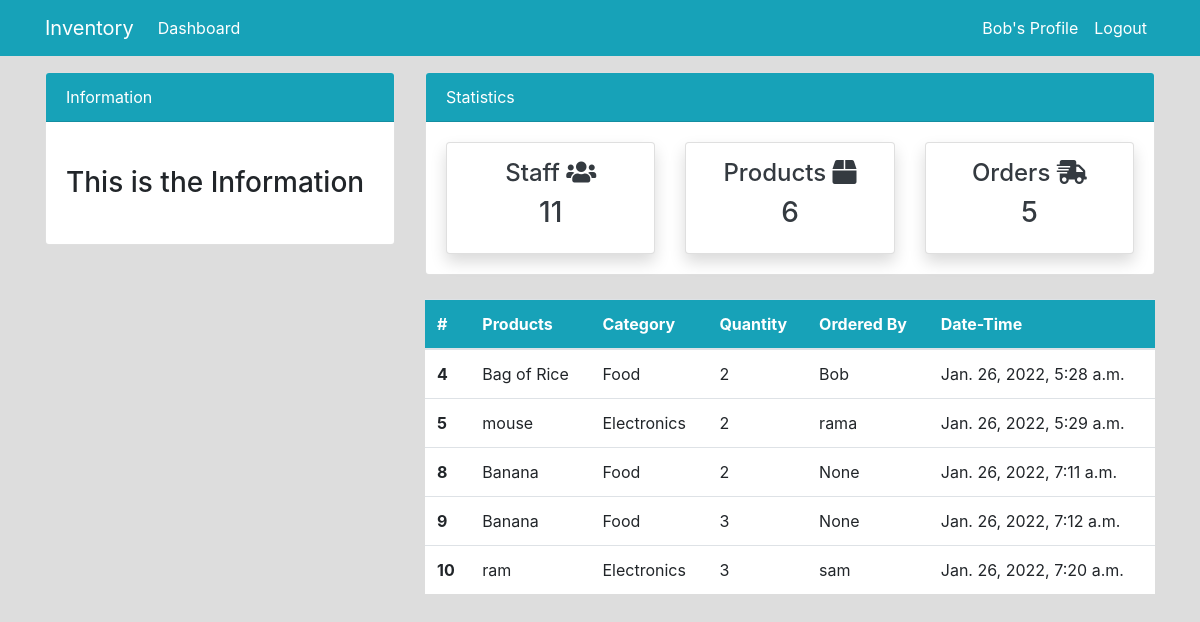
The page /order/ (signed in) on the database its author committed.
### dashboard/models.py (models this page shows, shortened)
class Order(models.Model):
       product=models.ForeignKey(Product,on_delete=models.CASCADE, null=True)
       staff=models.ForeignKey(User,models.CASCADE,null=True)
       order_quantity=models.PositiveIntegerField(null=True)
       date=models.DateTimeField(auto_now_add=True)

class Product(models.Model):
       name=models.CharField(max_length=100,null=True)
       category=models.CharField(max_length=20,choices=CATEGORY, null=True)
       quantity=models.PositiveIntegerField(null=True)
       class Meta:
              verbose_name_plural='Product'
       def __str__(self):
              return f'{self.name}'

### dashboard/views.py (the view)
# urls.py: path('order/',views.order, name="dashboard-order"),
@login_required
def order(request):
       orders=Order.objects.all()
       workers_count=User.objects.all().count()
       item_count=Product.objects.all().count()
       order_count=Order.objects.all().count()
       context={
              'orders':orders,
              'order_count':order_count,
              'workers_count':workers_count,
              'item_count':item_count
       }
       return render(request,"dashboard/order.html",context)

### templates/dashboard/order.html (shortened to what this page needs)
{% extends 'partials/base.html' %}
{% block content %}
{% include 'partials/topnav.html' %}
<div class="container">
       <div class="row my-4">
         <div class="col-md-4"></div>
       <div class="col-md-8">
   <table class="table bg-white">
     <thead class="bg-info">
       <tr class="text-white">
         <th scope="col">#</th>
         <th scope="col">Products</th>
         <th scope="col">Category</th>
         <th scope="col">Quantity</th>
         <th scope="col">Ordered By</th>
         <th scope="col">Date-Time</th>
       </tr>
     </thead>
     <tbody>
       {% for order in orders %}
       <tr>
         <th scope="row">{{order.id}}</th>
         <td>{{order.product}}</td>
         <td>{{order.product.category}}</td>
         <td>{{order.order_quantity}}</td>
         <td>{{order.staff}}</td>
         <td>{{order.date}}</td>
       </tr>
       {% endfor %}
     </tbody>
   </table></div></div></div>
{% endblock %}

### templates/partials/nav.html (shortened to what this page needs)
<nav class="navbar navbar-expand-lg navbar-info bg-info">
    {% if user.is_authenticated %}
       <div class="container">
           <a class="navbar-brand text-white" href="{% url 'dashboard-index' %}">Inventory</a>
           <div class="collapse navbar-collapse" id="navbarSupportedContent">
               <ul class="navbar-nav mr-auto">
                   <li class="nav-item active">
                       <a class="nav-link text-white" href="{% url 'dashboard-index' %}">Dashboard </a>
                   </li>
               </ul>
               <ul class="navbar-nav ml-auto">
                   <li class="nav-item active">
                       <a class="nav-link text-white" href="{% url 'user-profile' %}">{{user.username}}'s Profile </a>
                   </li>
                   <li class="nav-item">
                       <a class="nav-link text-white" href="{% url 'user-logout' %}">Logout</a>
                   </li>
               </ul>
       {% endif %}
   </nav>

### static/style.css (style rules this page uses)
body { background: rgb(221, 221, 221); }

### rows shown on the page
Order: id "4", product "Bag of Rice", product.category "Food", order_quantity "2", staff "Bob", date "Jan. 26, 2022, 5:28 a.m."
Order: id "5", product "mouse", product.category "Electronics", order_quantity "2", staff "rama", date "Jan. 26, 2022, 5:29 a.m."
Order: id "8", product "Banana", product.category "Food", order_quantity "2", staff "None", date "Jan. 26, 2022, 7:11 a.m."
Order: id "9", product "Banana", product.category "Food", order_quantity "3", staff "None", date "Jan. 26, 2022, 7:12 a.m."
Order: id "10", product "ram", product.category "Electronics", order_quantity "3", staff "sam", date "Jan. 26, 2022, 7:20 a.m."

### other values the page prints
{{ user.username }} "Bob"
{{ workers_count }} "11"
{{ item_count }} "6"
{{ order_count }} "5"
